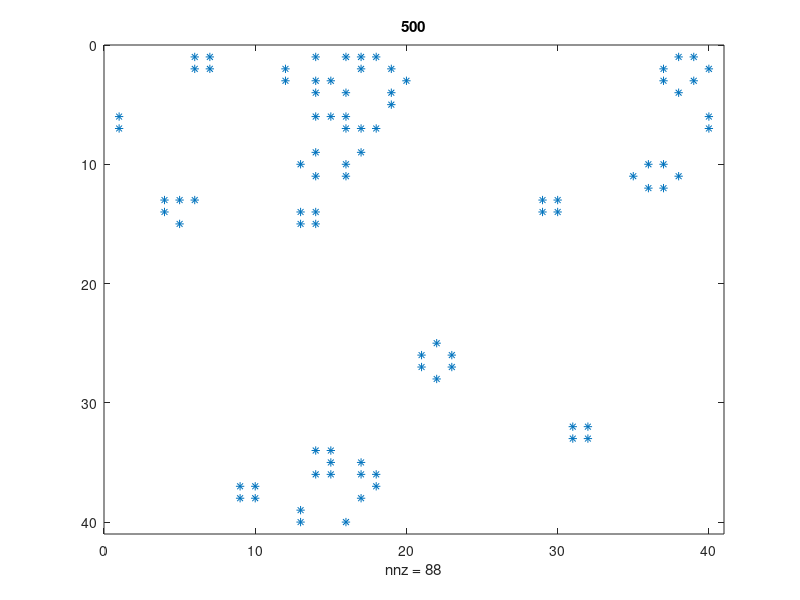

The MATLAB source for this figure:
%Based on example provided by Matlab.
clear all;
close all;
clc;

% Create a 40X40 grid 
X = zeros(40,40);

% Randomly populate the central 100 squares
% Each cell in the centre has a 25% probability of being alive
%X(16:25,16:25) = (rand(10,10) > .75);

% Instead of (rand(10,10)>.75) you could put in any initial distribution
% Five examples are provided below

%1. R-Pentonimo
X(19:21, 19:21)=[0 1 1; 1 1 0; 0 1 0];

%2. Blinker
%X(19:21,20)=ones(3,1);

%3. Toad
%X(20:21,18:21) = [0 1 1 1; 1 1 1 0];

%4. Glider
%X(19:21, 19:21)= [0 1 0; 0 1 1; 1 0 1];

%5. Pentadecathalon
%X(16:25, 20) = ones(10,1);

n = size(X,1);

%Quick way of getting neighbors. p says all rows/columns look "backward"
%one row/column except the first row/column which refers to itself. Q
%refers likewise in a "forward" manner.
%Note that border cells refer to the opposite border


p = [n 1:n-1];
q = [2:n 1];

% Simulate 100 times.
   
for i = 1:500
   
    spy(X)
    title(num2str(i))
    drawnow
    
    %pause 0.02 seconds
    %pause(0.2);
    %pause
    
    % Adding the values of the eight Moore neighbors for each cell
    % Since alive=1 and dead =0, this sum = number of neighbors alive
    
    Y = X(:,p) + X(:,q) + X(p,:) + X(q,:) + X(p,p) + X(q,q) + X(p,q) + X(q,p);
    %(looking left, right, up, down, up-left, down-right,up-right,downleft)
    
    
    % A live cell with two live neighbors, or any cell with
    % three live neigbhors, is alive at the next step and the rest are
    % dead;
    
    X = (X & (Y == 2))   |      (Y == 3);
    
    %the first condition {(X & (Y == 2))} returns alive (1) if a cell is alive and has two living neighbors 
    %the second condition {Y == 3))} returns alive (1) if a cell has three living neighbors
    %together, these conditions returm alive if either (or both) conditions are true
    
end

